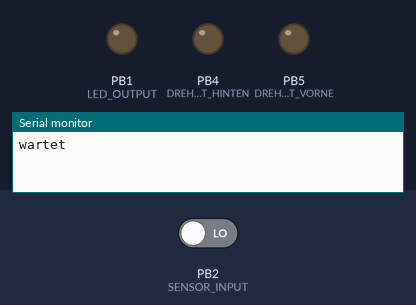
A sketch run on a simulated ATtiny85, built with avr-gcc and run on an emulated ATtiny85. On the bench: output pins drawn as LEDs (lit = HIGH), the last lines printed to the serial monitor. Inputs (shaded band) come from the test bench; at power-on: PB2 (SENSOR_INPUT) LOW.

Above: at 1.2 s.
1.3 s: PB2 (SENSOR_INPUT) driven HIGH
At 1.9 s:
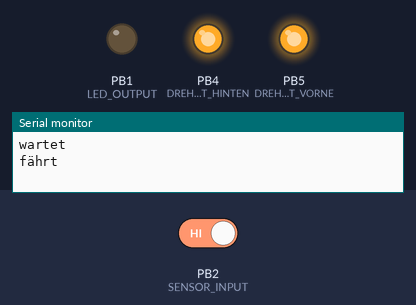
4.3 s: PB2 (SENSOR_INPUT) driven LOW
At 6.7 s:
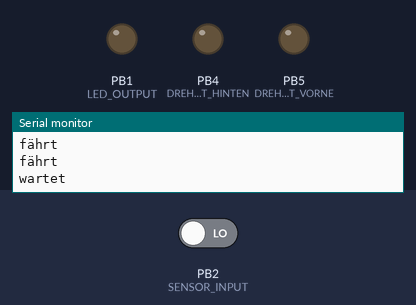
Timing chart, 0 to 8.2 s (numbered marks = the images above; inputs shaded):
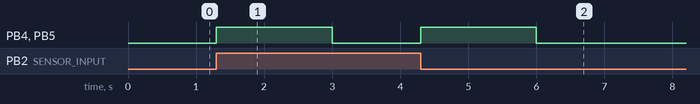

The sketch:

Controller.ino
```cpp
/*
 * Einlesen eines Näherungssensors für die Speichen eines Wagenrades einer Modelleisenbahn.
 * Wenn sich das Rad bewegt (Zug fährt), sollen zwei Pins (für Drehlichter) auf HIGH geschaltet werden.
 * Wenn der Sensor eine gewisse Zeit kein Signal liefert (Zug hält), wird der Pin auf LOW geschaltet.
 */

#include "TimerOne.h"
#if defined(__AVR_ATtiny85__)
#include "PinChangeInterrupt.h"
#endif

#if defined(__AVR_ATtiny85__)
#define LED_OUTPUT        1   // LED für ATtiny85
#else
#define LED_OUTPUT       13   // LED für andere Arduinos
#endif
#define SENSOR_INPUT	  2   // Arduino Uno/Nano/Mini: Nur Pin 2/3 erlaubt, ATtiny85 kann alle Pins benutzen
#define DREHLICHT_HINTEN  4
#define DREHLICHT_VORNE   5

#define MILLISECONDS   1000L
#define INTERVAL      (1000 * MILLISECONDS)

int spokeCount = 0;

void setup() {
  Serial.begin(9600);
  pinMode(SENSOR_INPUT, INPUT);
  pinMode(LED_OUTPUT, OUTPUT);
  pinMode(DREHLICHT_HINTEN, OUTPUT);
  pinMode(DREHLICHT_VORNE, OUTPUT);
  #if defined(__AVR_ATtiny85__)
    attachPinChangeInterrupt(digitalPinToPinChangeInterrupt(SENSOR_INPUT), signalIsr, CHANGE);
  #else
    attachInterrupt(digitalPinToInterrupt(SENSOR_INPUT), signalIsr, CHANGE);
  #endif
  Timer1.initialize(INTERVAL);
  Timer1.attachInterrupt(timerIsr);
}

/*
 * Zählt die Speichen, die vom Näherungssensor gemeldet werden.
 * Jede Speiche wird doppelt gezählt, da sowohl die Rising- wie auch die Falling-Flanke
 * des Signals einen Interrupt auslöst. Dies wurde so eingestellt, damit auch kleine Bewegungen
 * des Wagenrades bemerkt werden.
 */
void signalIsr(void) {
  spokeCount += 1;
  trainMoving(true);
}

/*
 * Prüft ob innerhalb des definierte Intervalls eine Bewegung des Rades stattgefunden hat.
 * Entsprechend wird der Modus des Wagens (fährt, stoppt) gesetzt. Anschliessend wird der
 * Zähler wieder auf 0 gesetzt.
 */
void timerIsr(void) {
  trainMoving(spokeCount != 0);
  spokeCount = 0;
}

/*
 * Der Modus des Wagens wird auf "fährt" oder "wartet" gesetzt.
 * Es werden zwei Pins geschaltet, um genügend Leistung für die Drehlichter zu erzeugen.
 */
void trainMoving(bool moving) {
  #if defined SHOW_LED
    digitalWrite(LED_OUTPUT, moving ? HIGH : LOW);
  #endif
  digitalWrite(DREHLICHT_VORNE, moving ? HIGH : LOW);
  digitalWrite(DREHLICHT_HINTEN, moving ? HIGH : LOW);
  Serial.println(moving ? "fährt" : "wartet");
}

void loop() {
  // nop
}
```

Measured:
- after the input at 1.3 s, PB4 (DREHLICHT_HINTEN), PB5 (DREHLICHT_VORNE): LOW → HIGH at once, → LOW 1.7 s later
- after the input at 4.3 s, PB4 (DREHLICHT_HINTEN), PB5 (DREHLICHT_VORNE): LOW → HIGH at once, → LOW 1.7 s later
